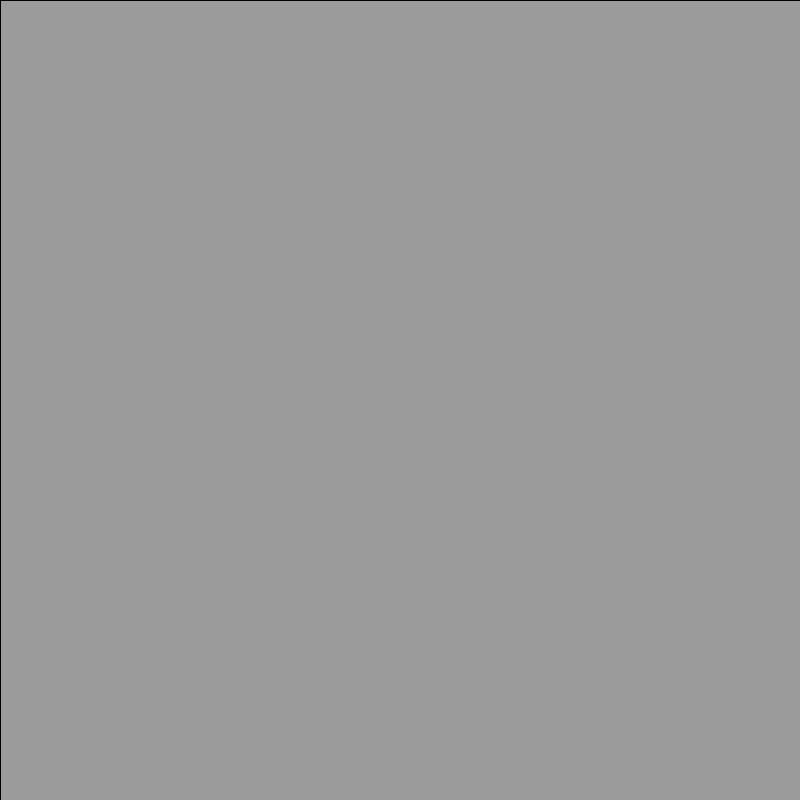
Frame 1 (no input)
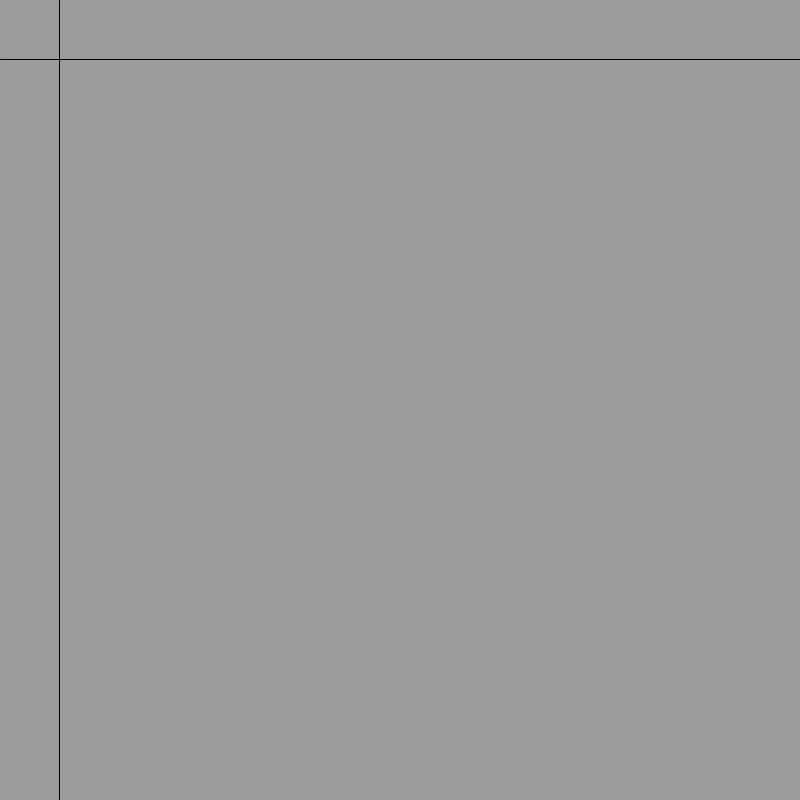
Frame 60 (the mouse pressed at the canvas centre just before this capture)
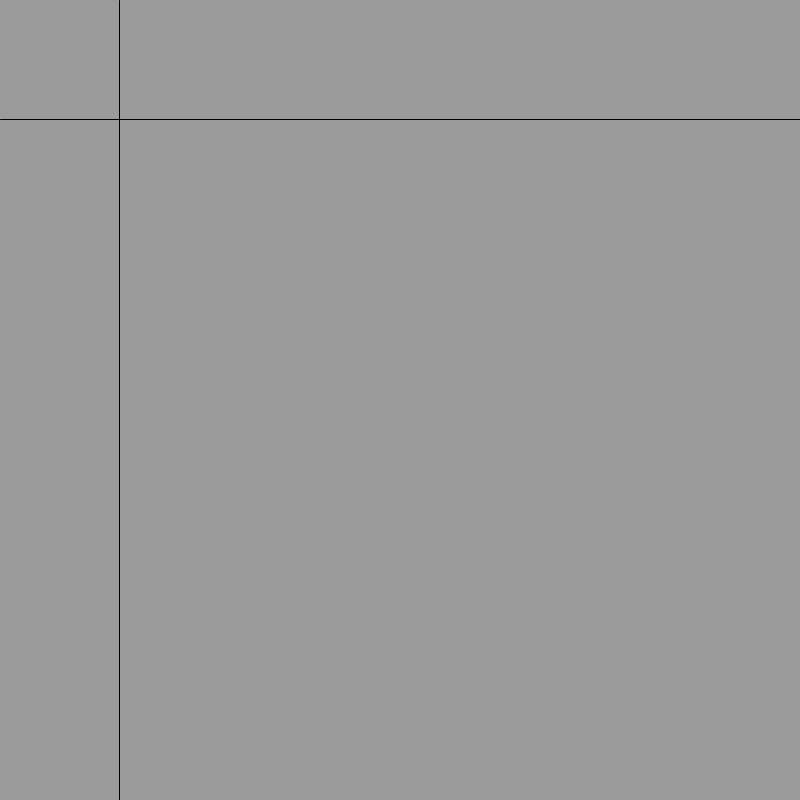
Frame 120 (the mouse held since frame 60 and released just before this capture)

The Processing sketch that drew these frames (run headless with seeded random() and noise(); from frame 60 on, the mouse is pressed at the canvas centre):

// Processing sketch: z_challenge_squareLines
// ── z_challenge_squareLines.pde
int posX = 0;
int posY = 0;
int step = 1;

void setup() {
  size(800, 800);
}

void draw() {  
  background(155); 
  line(posX, 0, posX, height); 
  line(0, posY, width, posY);  
  posX ++;
  posY ++; 
}
